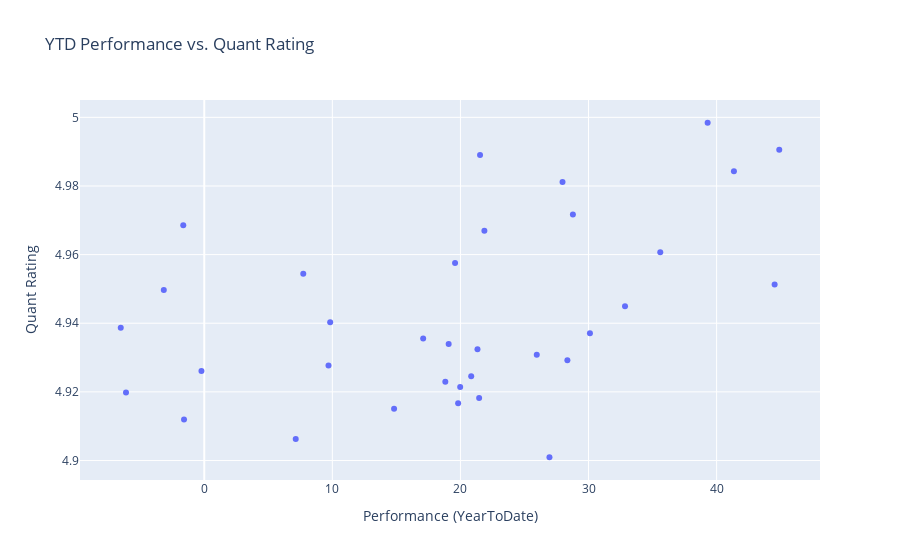

Notebook cell for this chart:
### Markdown cell above
- Quant Rating vs. YTD Performance for symbols with fundamental factor in interest_list_long

### Code cell
import plotly.express as px
quant_col = daily_quant_rating_df.columns[-2]
quant_rating = quantdf_ifund.reset_index().rename(columns={col:'Quant Rating'})
perf = results_finvizsearch[['Ticker', 'Performance (YearToDate)']]
df = quant_rating.merge(perf, left_on='Symbol', right_on='Ticker', how='inner')

px.scatter(
    df,
    x='Performance (YearToDate)',
    y='Quant Rating',
    hover_data=['Ticker'],
    title='YTD Performance vs. Quant Rating'
)

### Figure 1 — Plotly figure (JSON) as saved in the notebook; plotly's stock layout.template omitted (floating-point values rounded to 4 significant figures)
{"data": [{"customdata": [["MU"], ["NGD"], ["IAG"], ["TTMI"], ["LASR"], ["GOLD"], ["CIEN"], ["NEM"], ["GRAL"], ["GFI"], ["TSM"], ["CDE"], ["NUTX"], ["AMKR"], ["COHR"], ["INDV"], ["KGC"], ["UPB"], ["LQDA"], ["CSTM"], ["CGAU"], ["VSAT"], ["W"], ["GM"], ["AU"], ["AA"], ["HUT"], ["CRDO"], ["HBM"], ["NBR"], ["GH"], ["CLS"], ["DRH"], ["WLDN"]], "hovertemplate": "Performance (YearToDate)=%{x}<br>Quant Rating=%{y}<br>Ticker=%{customdata[0]}<extra></extra>", "legendgroup": "", "marker": {"color": "#636efa", "symbol": "circle"}, "mode": "markers", "name": "", "orientation": "v", "showlegend": false, "type": "scatter", "x": [39.3, 44.89, 21.53, 41.35, 27.97, 28.78, -1.64, 21.87, 35.6, 19.58, 7.73, 44.53, -3.16, 32.85, 9.83, -6.52, 30.11, 17.09, 19.08, 21.33, 25.96, 28.35, 9.7, -0.22, 20.84, 18.82, 19.98, -6.11, 21.46, 19.82, 14.82, -1.58, 7.14, 26.95], "xaxis": "x", "y": [4.998, 4.991, 4.989, 4.984, 4.981, 4.972, 4.969, 4.967, 4.961, 4.958, 4.954, 4.951, 4.95, 4.945, 4.94, 4.939, 4.937, 4.936, 4.934, 4.932, 4.931, 4.929, 4.928, 4.926, 4.925, 4.923, 4.921, 4.92, 4.918, 4.917, 4.915, 4.912, 4.906, 4.901], "yaxis": "y"}], "layout": {"legend": {"tracegroupgap": 0}, "title": {"text": "YTD Performance vs. Quant Rating"}, "xaxis": {"anchor": "y", "domain": [0, 1], "title": {"text": "Performance (YearToDate)"}}, "yaxis": {"anchor": "x", "domain": [0, 1], "title": {"text": "Quant Rating"}}}}
